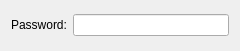
<?xml version="1.0" encoding="UTF-8"?>
<ui version="4.0">
 <class>GetPasswordDialog</class>
 <widget class="QDialog" name="GetPasswordDialog">
  <property name="geometry">
   <rect>
    <x>0</x>
    <y>0</y>
    <width>240</width>
    <height>51</height>
   </rect>
  </property>
  <property name="sizePolicy">
   <sizepolicy hsizetype="Maximum" vsizetype="Preferred">
    <horstretch>0</horstretch>
    <verstretch>0</verstretch>
   </sizepolicy>
  </property>
  <property name="windowTitle">
   <string>QNotes</string>
  </property>
  <property name="locale">
   <locale language="English" country="UnitedStates"/>
  </property>
  <layout class="QGridLayout" name="gridLayout">
   <item row="0" column="0">
    <layout class="QHBoxLayout" name="horizontalLayout">
     <item>
      <widget class="QLabel" name="label">
       <property name="text">
        <string>Password:</string>
       </property>
       <property name="buddy">
        <cstring>password</cstring>
       </property>
      </widget>
     </item>
     <item>
      <widget class="QLineEdit" name="password">
       <property name="echoMode">
        <enum>QLineEdit::Password</enum>
       </property>
      </widget>
     </item>
    </layout>
   </item>
  </layout>
 </widget>
 <resources/>
 <connections/>
</ui>
